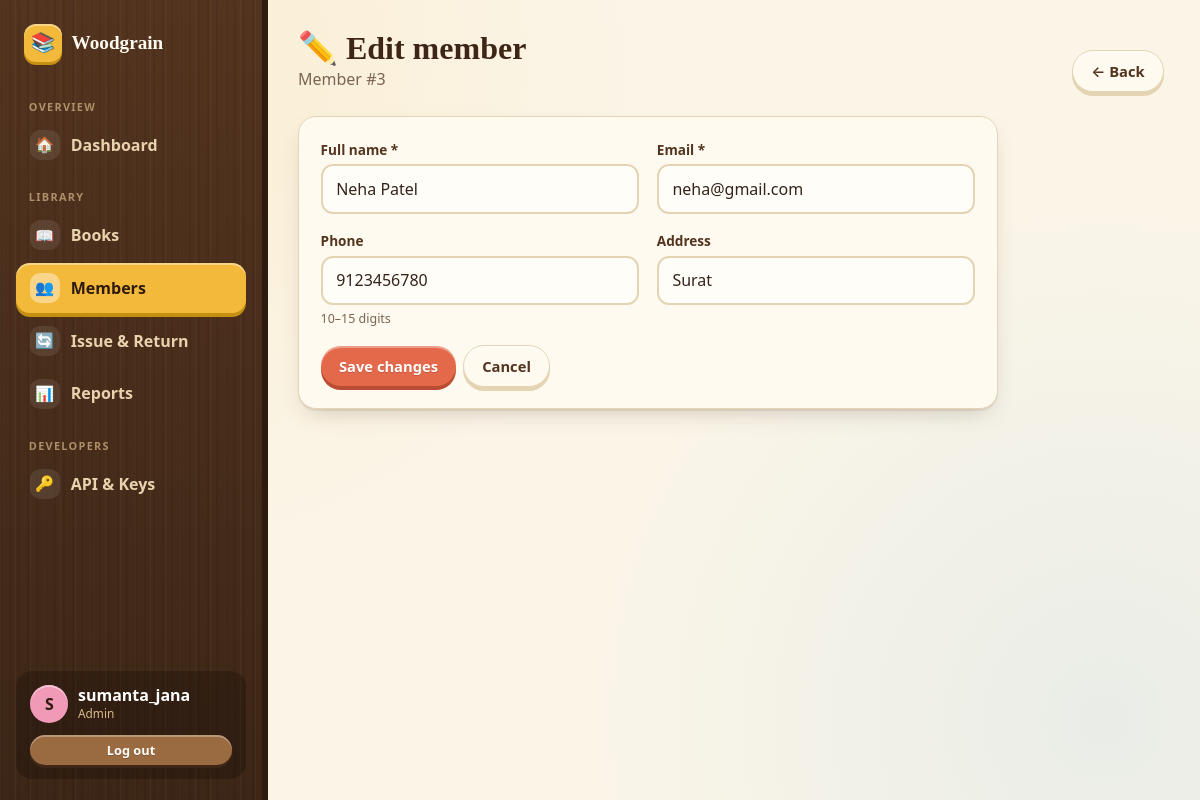
/admin/members/3/edit (signed in), run on the app's committed database.
### tables this page shows
CREATE TABLE users (
                user_id       INTEGER PRIMARY KEY AUTOINCREMENT,
                username      TEXT NOT NULL UNIQUE,
                password_hash TEXT NOT NULL,
                role          TEXT NOT NULL
                              CHECK (role IN ('Admin', 'Member')),
                member_id     INTEGER,
                created_at    TEXT NOT NULL,
                FOREIGN KEY (member_id)
                    REFERENCES members(member_id)
            );

CREATE TABLE members (
                member_id INTEGER PRIMARY KEY AUTOINCREMENT,
                name      TEXT NOT NULL,
                email     TEXT UNIQUE,
                phone     TEXT,
                address   TEXT,
                join_date TEXT
            );

### app.py (the view, shortened to what this page needs)
@app.route("/admin/members/<int:member_id>/edit", methods=["GET", "POST"])
@admin_required
def edit_member(member_id):
    member = webdata.get_member(member_id)
    if member is None:
        abort(404)
    form = {k: member[k] or "" for k in MEMBER_FIELDS}
    return render_template("admin/member_form.html", form=form, member=member)

### app.py (called while the page is built)
def csrf_token():
    if "_csrf" not in session:
        session["_csrf"] = secrets.token_hex(16)
    return session["_csrf"]

@app.before_request
def check_csrf():
    if request.method in ("POST", "PUT", "PATCH", "DELETE") \
            and not request.path.startswith("/api/"):
        sent = request.form.get("csrf_token") or request.headers.get("X-CSRFToken", "")
        expected = session.get("_csrf", "")
        if not expected or not hmac.compare_digest(sent, expected):
            abort(400, description="csrf")

@app.before_request
def load_logged_in_user():
    g.user = None
    user_id = session.get("user_id")
    if user_id is not None:
        g.user = authentication.get_user_by_id(user_id)
        if g.user is None:
            session.clear()

@app.context_processor
def inject_globals():
    return {
        "current_user": g.get("user"),
        "LOAN_DAYS": webdata.LOAN_DAYS,
        "FINE_PER_DAY": webdata.FINE_PER_DAY,
        "MAX_RENEWALS": webdata.MAX_RENEWALS,
        "RENEW_DAYS": webdata.RENEW_DAYS,
        "today": webdata.today_text(),
    }

@app.after_request
def add_security_headers(response):
    response.headers["X-Content-Type-Options"] = "nosniff"
    response.headers["X-Frame-Options"] = "DENY"
    response.headers["Referrer-Policy"] = "same-origin"
    if not request.path.startswith("/static/"):
        response.headers["Cache-Control"] = "no-store"
    return response

def role_required(role):
    def decorator(view):
        @wraps(view)
        def wrapped(*args, **kwargs):
            if g.user is None:
                flash("Please log in first.", "warning")
                return redirect(url_for("login", next=request.path))
            if g.user["role"] != role:
                abort(403)
            return view(*args, **kwargs)
        return wrapped
    return decorator

### database.py (called while the page is built)
def get_connection(dict_rows=False):
    try:
        connection = sqlite3.connect(DB_PATH, timeout=10)
        connection.execute("PRAGMA foreign_keys = ON;")
        connection.execute("PRAGMA journal_mode = WAL;")
        if dict_rows:
            connection.row_factory = sqlite3.Row
        return connection
    except sqlite3.Error as error:
        print("Database connection error:", error)
        return None

def close_connection(connection):
    if connection is not None:
        connection.close()

### webdata.py (called while the page is built)
def query_one(sql, params=()):
    rows = query(sql, params)
    return rows[0] if rows else None

### templates/admin/member_form.html (shortened to what this page needs)
{% extends "shell.html" %}
{% from "partials/_macros.html" import csrf %}
{% block content %}
<div class="page-head"><div><h1>{{ '✏️ Edit member' if member else '🧑 Add a member' }}</h1><p>{{ 'Member #' ~ member.member_id if member else 'The member can get a login afterwards from their profile page.' }}</p></div><a class="btn btn-ghost" href="{{ url_for('manage_members') }}">← Back</a></div>
<form class="card" method="post" style="max-width:700px">{{ csrf() }}
  <div class="grid-2">
    <div class="field"><label for="name">Full name *</label><input id="name" name="name" type="text" value="{{ form.name }}" required></div>
    <div class="field"><label for="email">Email *</label><input id="email" name="email" type="email" value="{{ form.email }}" required></div>
    <div class="field"><label for="phone">Phone</label><input id="phone" name="phone" type="tel" value="{{ form.phone }}"><div class="hint">10–15 digits</div></div>
    <div class="field"><label for="address">Address</label><input id="address" name="address" type="text" value="{{ form.address }}"></div>
  </div>
  <div class="actions"><button class="btn" type="submit">{{ 'Save changes' if member else 'Add member' }}</button><a class="btn btn-ghost" href="{{ url_for('manage_members') }}">Cancel</a></div>
</form>
{% endblock %}

### templates/shell.html (shortened to what this page needs)
{% extends "base.html" %}
{% set admin = current_user.role == 'Admin' %}
{% macro link(endpoint, icon, label, match=None) %}
  {% set on = request.endpoint in (match or [endpoint]) %}
  <a class="side-link {{ 'active' if on }}" href="{{ url_for(endpoint) }}"><span class="i">{{ icon }}</span>{{ label }}</a>
{% endmacro %}
{% block body %}
<div class="shell" id="shell">
  <aside class="sidebar wood">
    <a href="{{ url_for('index') }}" class="brand"><span class="logo">📚</span> Woodgrain</a>
    {% if admin %}
      <div class="side-label">Overview</div>
      {{ link('admin_dashboard', '🏠', 'Dashboard') }}
      <div class="side-label">Library</div>
      {{ link('manage_books', '📖', 'Books', ['manage_books','add_book','edit_book']) }}
      {{ link('manage_members', '👥', 'Members', ['manage_members','add_member','edit_member','member_detail']) }}
      {{ link('manage_loans', '🔄', 'Issue & Return') }}
      {{ link('reports_page', '📊', 'Reports') }}
      <div class="side-label">Developers</div>
      {{ link('api_page', '🔑', 'API & Keys') }}
    {% else %}
      <div class="side-label">My library</div>
      {{ link('member_dashboard', '🏠', 'My Dashboard') }}
      {{ link('catalog', '📖', 'Browse Books', ['catalog','book_detail']) }}
      {{ link('member_profile', '👤', 'My Profile') }}
    {% endif %}
    <div class="side-user">
      <div class="who"><div class="avatar">{{ current_user.username[:1]|upper }}</div>
        <div><div class="nm">{{ current_user.username }}</div><div class="rl">{{ current_user.role }}</div></div></div>
      <form method="post" action="{{ url_for('logout') }}"><input type="hidden" name="csrf_token" value="{{ csrf_token() }}"><button class="btn btn-wood btn-sm btn-block" type="submit">Log out</button></form>
    </div>
  </aside>
  <main class="content">
    {% block content %}{% endblock %}
  </main>
</div>
{% endblock %}

### data on the page
users: username "S", username "sumanta_jana", role "Admin"
members: member_id "Member #3", name "Neha Patel", email "neha@gmail.com", phone "9123456780", address "Surat"

### other printed values
{{ icon }} "🏠 📖 👥 🔄 📊 🔑"
{{ label }} "Dashboard Books Members Issue & Return Reports API & Keys"
{{ '✏️ Edit member' if member else '🧑 Add a member' }} "✏️ Edit member"
{{ 'Save changes' if member else 'Add member' }} "Save changes"
